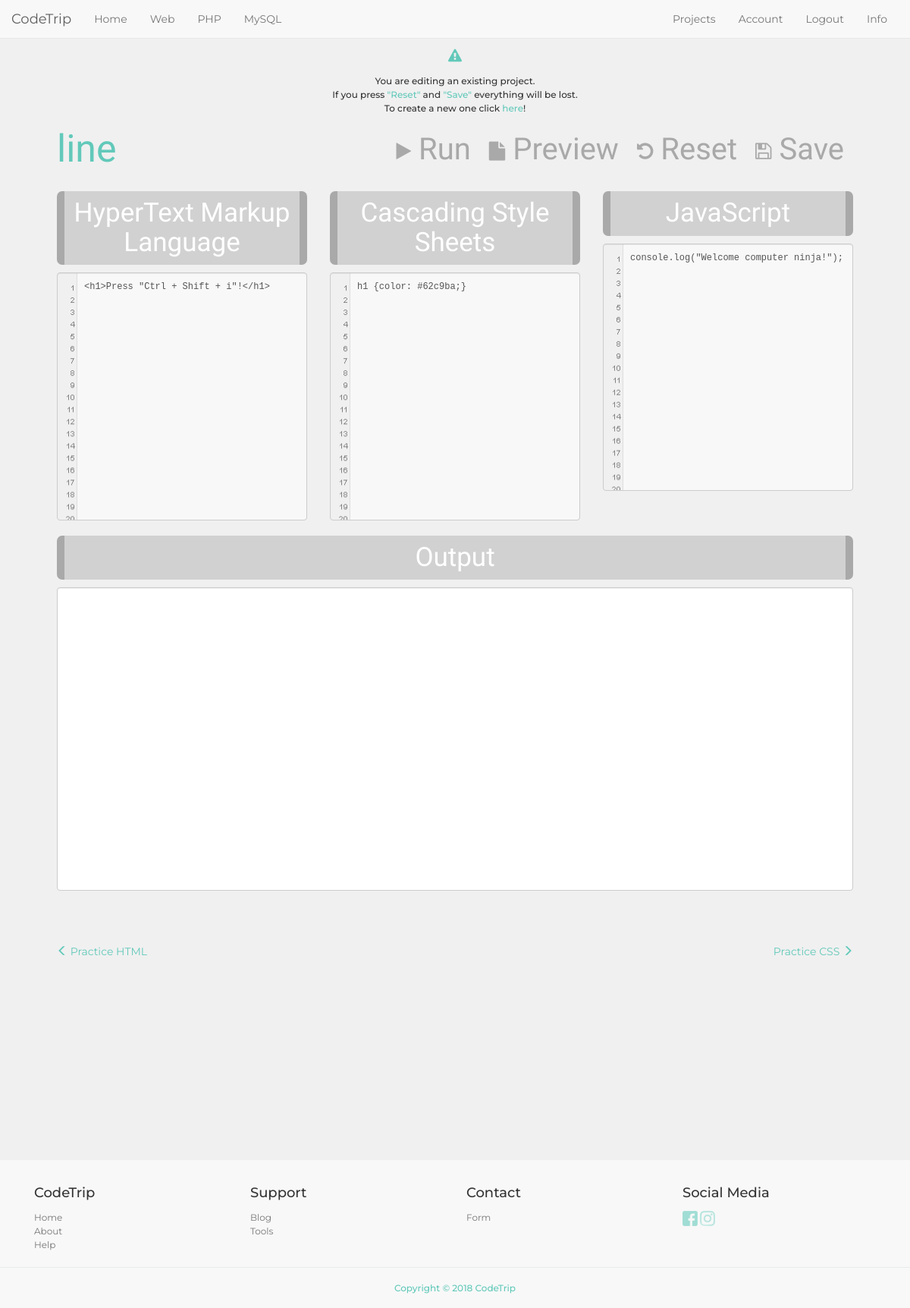
/web.php?project_id=58 (signed in), run on the app's committed database.
### tables this page shows
CREATE TABLE IF NOT EXISTS `projects` (
  `project_id` int(10) NOT NULL AUTO_INCREMENT,
  `project_html` text NOT NULL,
  `project_css` text NOT NULL,
  `project_javascript` text NOT NULL,
  `project_php` text NOT NULL,
  `project_sql` text NOT NULL,
  `project_name` varchar(70) NOT NULL,
  `project_date` datetime NOT NULL,
  `user_id` int(10) NOT NULL,
  `project_type` varchar(5) NOT NULL,
  PRIMARY KEY (`project_id`)
);

### web.php (the view, shortened to what this page needs)
<?php
require 'system/settings.php';
require 'includes/head.php';
require 'includes/nav.php';
$html = '<h1>Press "Ctrl + Shift + i"!</h1>';
$css = 'h1 {color: #62c9ba;}';
$javascript = 'console.log("Welcome computer ninja!");';
$project_name = 'Untitled';
$project_id = 0;
if (isset($_GET['project_id']) && isset($_SESSION['u_id'])) {
  $sql = "SELECT * FROM projects WHERE project_id = '".$_GET['project_id']."' AND project_type = 'web' AND user_id = '".$_SESSION['u_id']."'";
  $result = mysqli_query($connection, $sql);
  $resultCheck = mysqli_num_rows($result);
  if ($resultCheck > 0) {
    $row = mysqli_fetch_assoc($result);
    $html = $row['project_html'];
    $css = $row['project_css'];
    $javascript = $row['project_javascript'];
    $project_name = $row['project_name'];
    $project_id = $row['project_id'];
  }
}
?>
<main class="playground-general">
  <div class="container practice-area">
    <div>
      <?php
        if (isset($_GET['project_id']) && isset($_SESSION['u_id'])) {
          echo '<h4 class="basic-color"><i class="fa fa-exclamation-triangle"></i></h4><h6>You are editing an existing project.<br>If you press <span class="basic-color">"Reset"</span> and <span class="basic-color">"Save"</span> everything will be lost.<br>To create a new one click <a href="web.php">here</a>!</h6>';
        }
      ?>
    </div>
    <form id="webform" method="post" target="iframe-result" action="playground/web.php">
      <div class="row"><div class="col-md-12">
        <div>
          <?php
            if (isset($_SESSION['u_id'])) {
              echo '<div id="project-title">
                    <input type="text" autocomplete="project-name" class="form-control" id="project-name" value="'.$project_name.'" placeholder="Name this project" name="project-name" required maxlength="100">
                    </div><div><input type="hidden" id="project-id" name="project-id" value="'.$project_id.'"></div>';
            }
          ?>
        </div>
        <div class="button-options">
          <?php
            if (isset($_SESSION['u_id'])) {
              echo '<button type="button" name="save" id="save-project-button" class="btn"><i class="fa fa-save"></i> Save</button>';
            }
          ?>
          <button type="reset" id="reset-editors-button" class="btn"><i class="fa fa-undo"></i> Reset</button>
          <button type="button" name="action" value="there" id="new-page-preview-button" class="btn"><i class="fa fa-file"></i> Preview</button>
          <button type="button" name="action" value="here" id="run-code-button" class="btn"><i class="fa fa-play"></i> Run</button>
        </div>
      </div></div>
      <div class="row">
        <div id="htmleditor" class="col-md-4">
          <h2>HyperText Markup Language</h2>
          <textarea class="form-control textarea-code" name="html" rows="18" autofocus><?php echo htmlspecialchars($html); ?></textarea>
        </div>
        <div id="csseditor" class="col-md-4">
          <h2>Cascading Style Sheets</h2>
          <textarea class="form-control textarea-code" name="css" rows="18"><?php echo htmlspecialchars($css); ?></textarea>
        </div>
        <div id="jseditor" class="col-md-4">
          <h2>JavaScript</h2>
          <textarea class="form-control textarea-code" name="javascript" rows="18"><?php echo htmlspecialchars($javascript); ?></textarea>
        </div>
      </div>
    </form>
    <div class="row">
      <div class="col-md-12 preview">
        <h2>Output</h2>
        <iframe class="form-control iframe-code" name="iframe-result"></iframe>
      </div>
    </div>
    <div class="row">
      <div class="col-md-12 playground-nav">
        <a href="html.php"><span class="glyphicon glyphicon-menu-left"></span> Practice HTML </a>
        <a href="css.php"> Practice CSS <span class="glyphicon glyphicon-menu-right"></span></a>
      </div>
    </div>
  </div>
  <?php require 'includes/footer.php'; ?>
</body>
</html>

### assets/style.css (style rules this page uses)
html { height: 100%; width: 100%; margin: 0; padding: 0; }
body { position: relative; min-height: 100%; margin: 0; font-family: 'Montserrat', sans-serif; }
a, a:visited, a:active, a:focus, a:hover { color: #62c9ba; }
main { height: auto; padding-bottom: 350px; }
.basic-color { color: #62c9ba; }
.course .btn, button { color: #fff; background-color: #62c9ba; border-color: #62c9ba; }
.playground-general, #article-page { background-color: #f0f0f0; }
.practice-area { width: 90%; margin: 0 auto; }
.button-options { text-align: center; }
.button-options button { font-family: 'Amatic SC', cursive; font-size: 40px; float: right; outline: none !important; border: 0; background-color: #f0f0f0; box-shadow: none; color: #a9a9a9; }
.button-options button i { vertical-align: middle; font-size: 25px; }
.textarea-code { background: url(../img/code-editor-textarea.png); background-attachment: local; background-repeat: no-repeat; padding-left: 35px; padding-top: 10px; border-color:#ccc; font-size: 12px; font-family: monospace; text-align: left; resize: none; background-color: #f8f8f8; }
#htmleditor > h2, #csseditor > h2, #jseditor > h2, #phpeditor > h2, #sqleditor > h2, .preview > h2 { background-color: #d1d1d1; border-left: 10px solid #a9a9a9; border-right: 10px solid #a9a9a9; color: #fff; text-align: center; padding: 10px 0; border-radius: 7px; font-family: 'Amatic SC', cursive; font-size: 35px; }
.preview { margin-bottom: 70px; }
#project-title { width: 30%; }
#project-name { font-family: 'Amatic SC', cursive; font-size: 50px; font-weight: normal; vertical-align: middle; text-align: left; height: 70px; float: left; padding: 0; color: #62c9ba; background-color: #f0f0f0; border: 0; box-shadow: none; outline: none !important; }
.iframe-code { min-height: 400px; }
#signuppage h6, .project-area h6, .account-area h6, .research-area h6, #search-part h4, #search-part h6, .practice-area h4, .practice-area h6 { text-align: center; line-height: 1.5em; }
.playground-nav { text-align: center; margin-bottom: 110px; }
.playground-nav * { color: #62c9ba; }
.playground-nav a:first-of-type { float: left; }
.playground-nav a:last-of-type { float: right; }

### data on the page
projects: project-name "line", html "<h1>Press \"Ctrl + Shift + i\"!</h1>", css "h1 {color: #62c9ba;}", javascript "console.log(\"Welcome computer ninja!\");"
